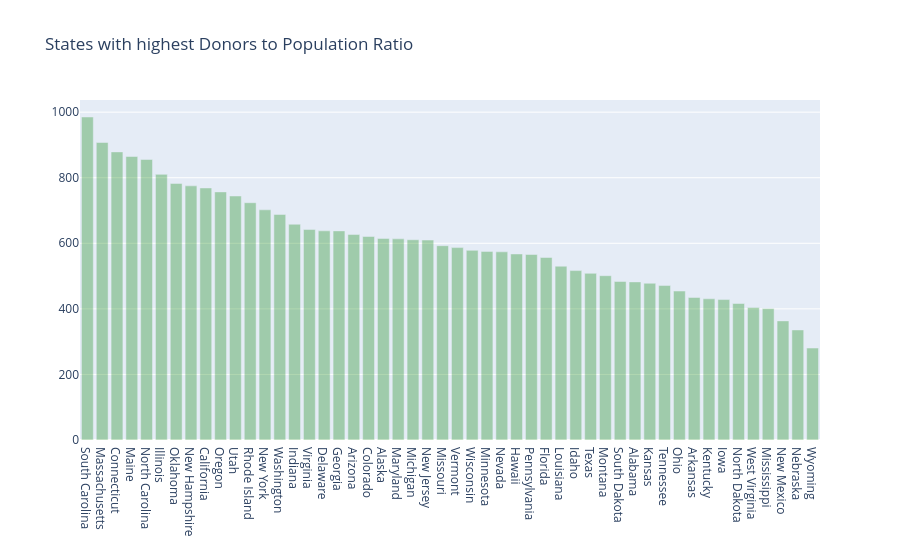

Write notebook code for a chart like this one.
### Markdown cell above
> - California, al ser el estado más poblado, también tiene una gran base de donantes registrados, con casi 300.000 donantes. **San Francisco y Los Ángeles** son las principales ciudades de California donde se concentra la mayoría de donantes. El mayor número de escuelas y proyectos también procede del estado de California.
> - Nueva York, Texas y Florida, con aproximadamente 137.000, 134.000 y 108.000 donantes, son otros tres estados principales con gran número de donantes. Las ciudades principales incluyen New York City, Miami, Tampa, Houston y Dallas.
> - North Dakota, South Dakota, Vermont y Wyoming son los estados con muy pocos donantes (menos de 4.000). Existe una entrada llamada "others" en los datos de estados, que probablemente indica donantes maestros o donantes de otros países.
> - Entre las ciudades de EE. UU., las tres principales son: **Chicago (≈35K donantes), New York (≈27K)** y **Brooklyn (≈22K)**. Las ciudades californianas SF y LA aparecen a continuación con ≈18K y ≈16K donantes.

## <a>Conjunto de datos ajustado por población</a>

Los estados que aparecen en los gráficos anteriores son en muchos casos los más poblados. Será interesante calcular el número de donantes por 100.000 habitantes para cada estado. He añadido un conjunto de datos ajustado por población con la población de cada estado en 2013.

Conjunto de población: http://www.enchantedlearning.com/usa/states/population.shtml

## <a id="2.3">2.3 Estados con mayor ratio Donantes/Población</a>

### Code cell
census_2013 = {'Mississippi': 2991207, 'Iowa': 3090416, 'Oklahoma': 3850568, 'Delaware': 925749, 'Minnesota': 5420380, 'Alaska': 735132, 'Illinois': 12882135, 'Arkansas': 2959373, 'New Mexico': 2085287, 'Indiana': 6570902, 'Maryland': 5928814, 'Louisiana': 4625470, 'Texas': 26448193, 'Wyoming': 582658, 'Arizona': 6626624, 'Wisconsin': 5742713, 'Michigan': 9895622, 'Kansas': 2893957, 'Utah': 2900872, 'Virginia': 8260405, 'Oregon': 3930065, 'Connecticut': 3596080, 'New York': 19651127, 'California': 38332521, 'Massachusetts': 6692824, 'West Virginia': 1854304, 'South Carolina': 4774839, 'New Hampshire': 1323459, 'Vermont': 626630, 'Georgia': 9992167, 'North Dakota': 723393, 'Pennsylvania': 12773801, 'Florida': 19552860, 'Hawaii': 1404054, 'Kentucky': 4395295, 'Rhode Island': 1051511, 'Nebraska': 1868516, 'Missouri': 6044171, 'Ohio': 11570808, 'Alabama': 4833722, 'South Dakota': 844877, 'Colorado': 5268367, 'Idaho': 1612136, 'New Jersey': 8899339, 'Washington': 6971406, 'North Carolina': 9848060, 'Tennessee': 6495978, 'Montana': 1015165, 'District of Columbia': 646449, 'Nevada': 2790136, 'Maine': 1328302}

donors_from_states = dict(donors_df['Donor State'].value_counts())

don_pop = {}
for state, don in donors_from_states.items():
    if state not in census_2013:
        continue
    don_pop[state]  = float(don)*100000/ census_2013[state]

import operator
don_pop = sorted(don_pop.items(), key=operator.itemgetter(1), reverse = True)
xx = [x[0] for x in (don_pop)][1:]
yy = [x[1] for x in (don_pop)][1:]

trace2 = go.Bar(
    x=xx,
    y=yy,
    name='Donors to Population',
    marker=dict(color='green'),
    opacity=0.3
)

data = [trace2]
layout = go.Layout(
    barmode='group',
    legend=dict(dict(x=-.1, y=1.2)),
    margin=dict(b=120),
    title = 'States with highest Donors to Population Ratio',
)

fig = go.Figure(data=data, layout=layout)
iplot(fig, filename='grouped-bar')

### Figure 1 — Plotly figure (JSON) as saved in the notebook; plotly's stock layout.template omitted (floating-point values rounded to 4 significant figures)
{"data": [{"marker": {"color": "green"}, "name": "Donors to Population", "opacity": 0.3, "type": "bar", "x": ["South Carolina", "Massachusetts", "Connecticut", "Maine", "North Carolina", "Illinois", "Oklahoma", "New Hampshire", "California", "Oregon", "Utah", "Rhode Island", "New York", "Washington", "Indiana", "Virginia", "Delaware", "Georgia", "Arizona", "Colorado", "Alaska", "Maryland", "Michigan", "New Jersey", "Missouri", "Vermont", "Wisconsin", "Minnesota", "Nevada", "Hawaii", "Pennsylvania", "Florida", "Louisiana", "Idaho", "Texas", "Montana", "South Dakota", "Alabama", "Kansas", "Tennessee", "Ohio", "Arkansas", "Kentucky", "Iowa", "North Dakota", "West Virginia", "Mississippi", "New Mexico", "Nebraska", "Wyoming"], "y": [985.2, 907.4, 878.8, 864.7, 855.5, 810.3, 782.6, 775.2, 768.8, 756.8, 744.2, 723.7, 702.0, 688.0, 658.0, 641.9, 638.0, 637.8, 626.7, 620.8, 614.7, 613.5, 610.7, 609.8, 592.6, 586.8, 578.4, 575.3, 574.0, 567.4, 565.8, 556.6, 530.1, 516.7, 508.3, 501.2, 483.4, 482.3, 478.1, 471.1, 454.3, 434.8, 430.7, 428.4, 416.4, 404.3, 401.1, 363.3, 335.7, 280.4]}], "layout": {"barmode": "group", "legend": {"x": -0.1, "y": 1.2}, "margin": {"b": 120}, "title": {"text": "States with highest Donors to Population Ratio"}}}
